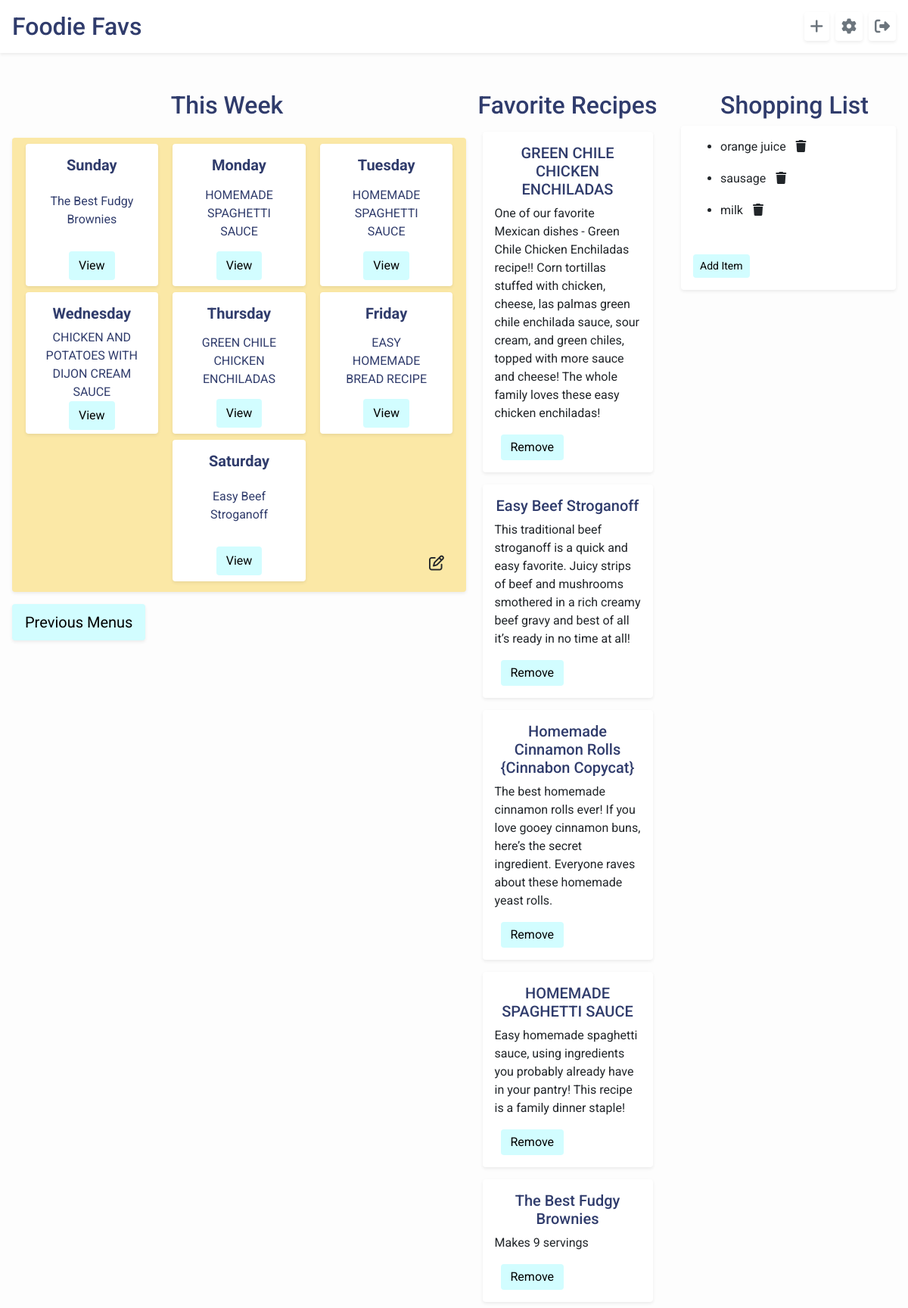
Before: /home/1 (signed in) with the older database file.
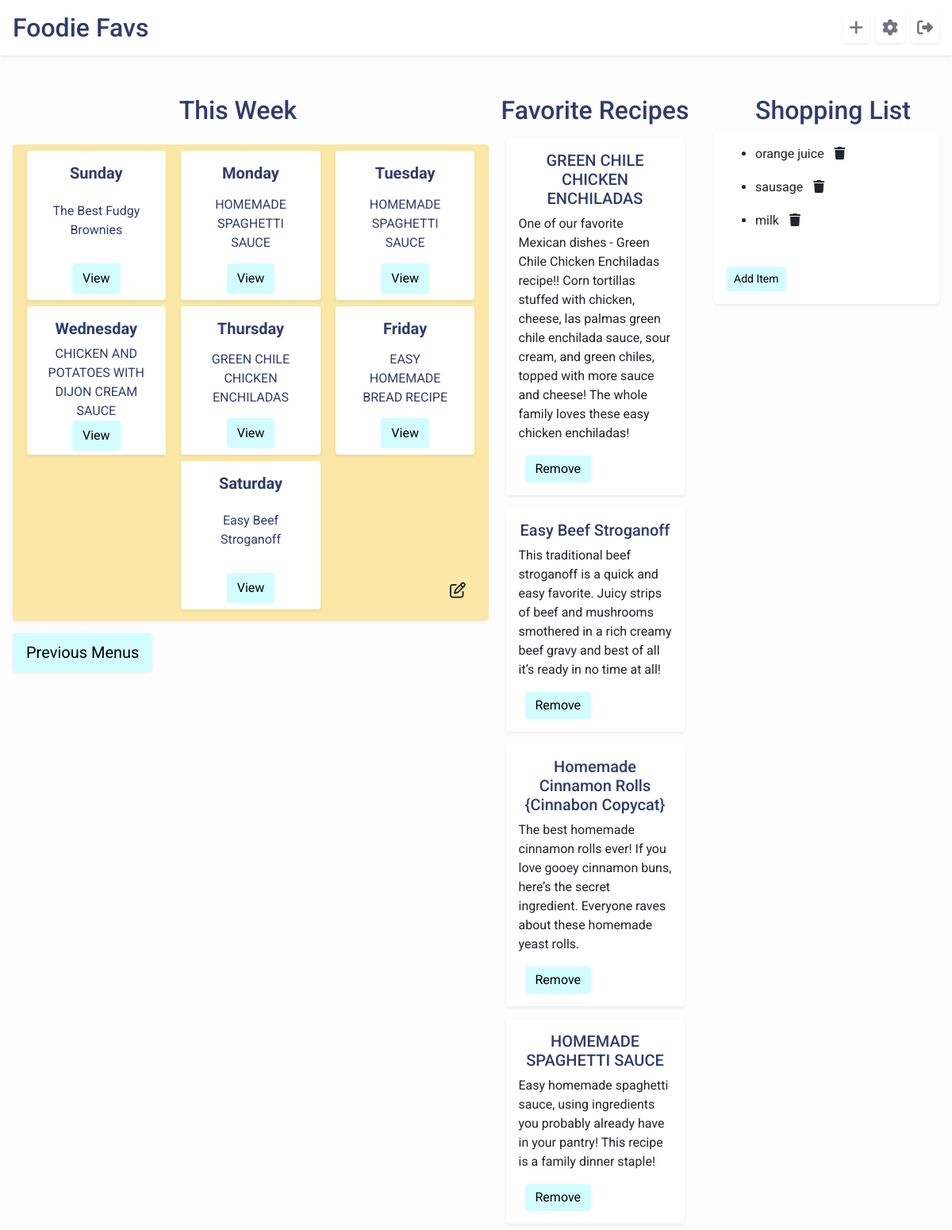
After: the same page with the newer database file.
### foodie_app/models.py (models this page shows)
class Recipe(models.Model):
    name = models.CharField(max_length=255)
    desc = models.CharField(max_length=255, default="")
    ingredients = models.TextField(default="")
    steps = models.TextField(default="")
    creator = models.ForeignKey(User, related_name="users", on_delete=models.CASCADE, default=1)
    source = models.CharField(max_length=255, default="")
    users_who_favorite = models.ManyToManyField(User, related_name="favorite_recipes", default=0)
    created_at = models.DateTimeField(auto_now_add=True)
    updated_at = models.DateTimeField(auto_now=True)
    objects = RecipeManager()

class Shopping_List_Item(models.Model):
    item = models.CharField(max_length=255)
    user = models.ForeignKey(User, related_name="list_user", on_delete=models.CASCADE, default=1)
    created_at = models.DateTimeField(auto_now_add=True)
    updated_at = models.DateTimeField(auto_now=True)
    objects = ListManager()

### login/models.py (models this page shows)
class User(models.Model):
    first_name = models.CharField(max_length=255)
    last_name = models.CharField(max_length=255)
    email = models.EmailField()
    password = models.CharField(max_length=255)
    followers = models.ManyToManyField("self", blank=True)
    profile_desc = models.TextField(default="")
    created_at = models.DateTimeField(auto_now_add=True)
    updated_at = models.DateTimeField(auto_now=True)
    objects = UserManager()

### foodie_app/views.py (the view)
# urls.py: path('<int:user_id>', views.user_profile),
def user_profile(request, user_id):
    if 'userid' in request.session:
        menus = Menu.objects.filter(editor=User.objects.get(id=request.session['userid']))
        menu = menus.last()
        context = {
            "user": User.objects.get(id=request.session['userid']),
            "recipes": Recipe.objects.filter(creator=User.objects.get(id=request.session['userid'])),
            "menu": menu,
            "shopping_list": Shopping_List_Item.objects.all(),
        }
        return render(request, 'user_profile.html', context)
    return redirect('/login')

### foodie_app/templates/user_profile.html (shortened to what the changed rows need)
<!DOCTYPE html>
<html lang="en">
<head>
    <link rel="stylesheet" href="https://stackpath.bootstrapcdn.com/bootstrap/4.5.2/css/bootstrap.min.css"
>
    {% load static %}
    <link rel="stylesheet" href="{% static 'css/style.css' %}">
</head>
<body id="body">
    <header id="header" class="bg-white d-flex p-3 align-items-center shadow-sm mt-0">
        <h2 class="pr-5 mb-0"><a href="/home" class="home">Foodie Favs</a></h2>
    </header>
    <div class="d-flex mt-4 pt-5">
        <div class="w-50">
            <div class="d-flex flex-column">
                <h2 class="heading">This Week</h2>
            </div>
        </div>
        <div class="w-25 d-flex flex-column align-items-center">
            <h2 class="heading ">Favorite Recipes</h2>
            {% for recipe in user.favorite_recipes.all %}
            <div class="recipe-card rounded shadow-sm w-75 p-3 m-2">
                <p class="text-center h5"><a id="recipe-text" href="/home/recipe_{{recipe.id}}">{{recipe.name}}</a></p>
                <p>{{recipe.desc}}</p>
                {% for favorite_user in recipe.users_who_favorite.all %}
                <form action="/home/{{user.id}}/remove_favorite_profile" method="POST">
                    <input class="btn favorite ml-2 pt-1 pb-1" type="submit" name="add_fav" value="Remove">
                </form>
                {% endfor %}
            </div>
            {% endfor %}
        </div>
        <div class="w-25">
            <h2 class="heading">Shopping List</h2>
            <div class="shopping-box mr-3 rounded shadow-sm">
                <div class="m-1 p-2 rounded" id="shopping-list">
                    <ul>
                        {% for item in shopping_list %}
                        {% if item.user.id == user.id %}
                        <div class="d-flex alin-items-start mb-2">
                            <li class="pt-2">{{item.item}}</li>
                            <a href="/home/{{user.id}}/delete_item/{{item.id}}"><i class="btn mt-1 fas fa-trash"></i></a>
                        </div>
                        {% endif %}
                        {% endfor %}
                    </ul>
                </div>
            </div>
        </div>
    </div>
</body>
</html>

Changed rows visible on the page:
no longer on this page (row edited): Recipe: name "The Best Fudgy Brownies", desc "Makes 9 servings"
